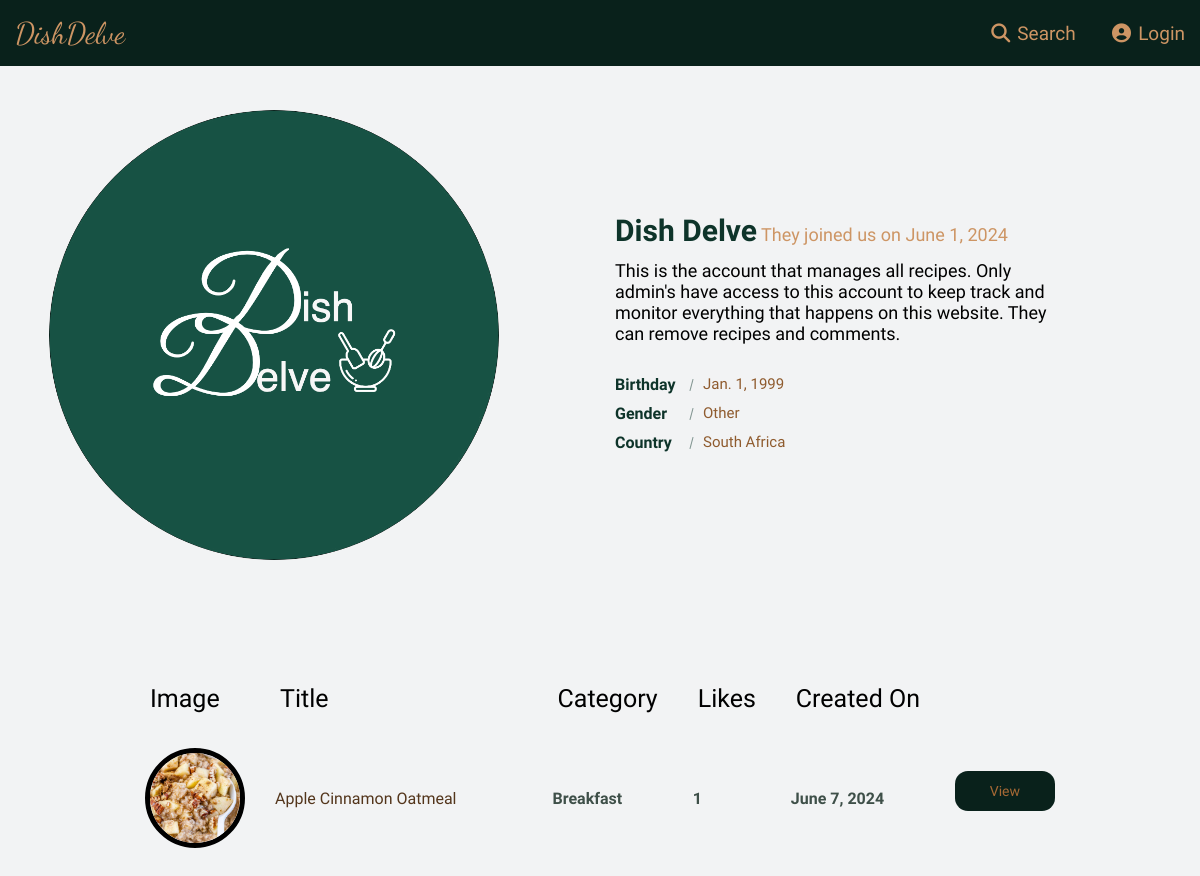
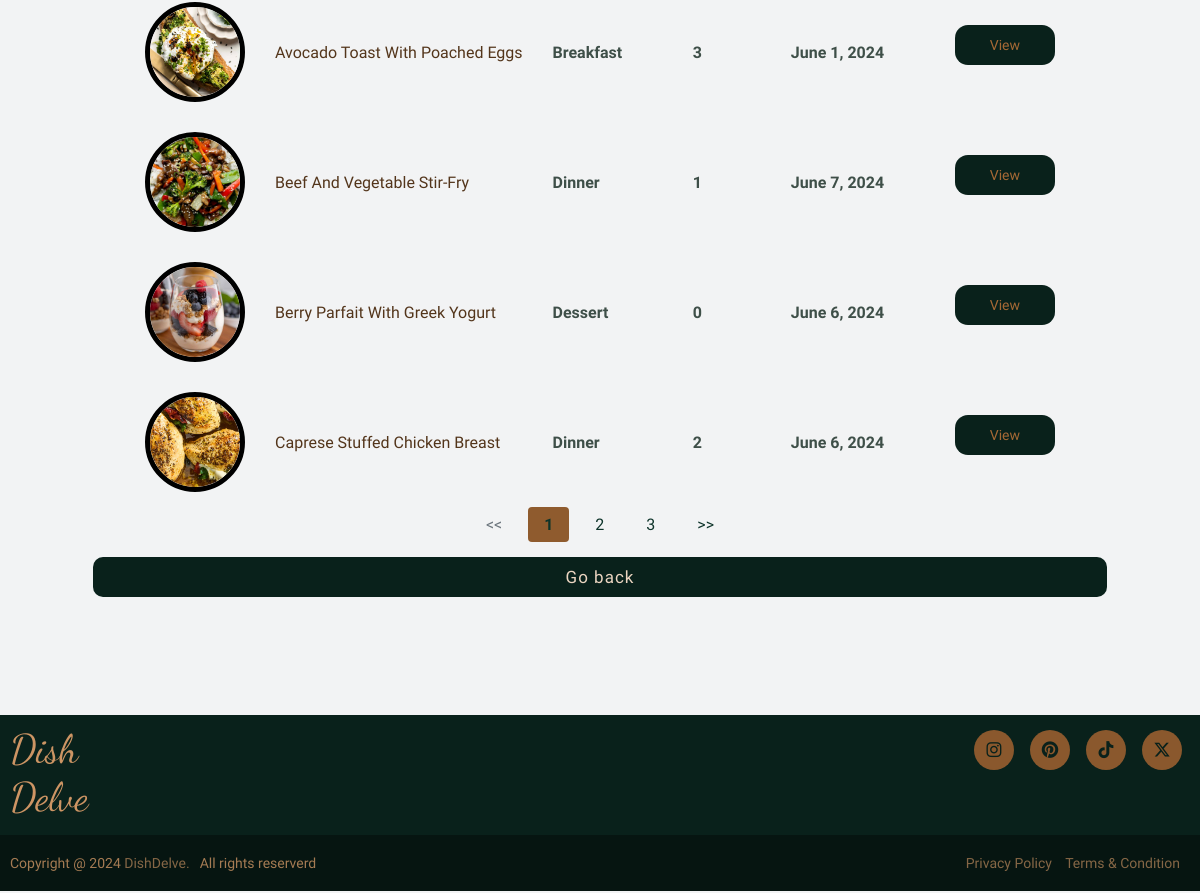
The app's page /user-view/1/ with its own data (2 pictures, top to bottom).
### recipes/models.py (models this page shows, shortened)
class User(AbstractBaseUser, PermissionsMixin):
    email = models.EmailField(unique=True, help_text="Email address of user which is unique in database")
    first_name = models.CharField(max_length=50, help_text="First name of user")
    last_name = models.CharField(max_length=50, help_text="Last name of user")
    profile_picture = models.ImageField(upload_to='user_profile/', null=True, blank=True, help_text="Profile picture of user")
    bio = models.TextField(null=True, blank=True, help_text="Short bio of user when another user views profile")
    is_active = models.BooleanField(default=True, help_text="Whether user is active")
    is_staff = models.BooleanField(default=False, help_text="Whether user is staff")
    date_joined = models.DateTimeField(auto_now_add=True, help_text="Date the account was created")
    date_of_birth = models.DateField(null=True, blank=True, help_text="Date of birth of user")
    gender = models.CharField(max_length=10, choices=GENDER_CHOICE, null=True, blank=True, help_text="Gender of user")
    country = models.CharField(max_length=80, choices=COUNTRY_CHOICES, null=True, blank=True, help_text="Country of user")
    objects = CustomUserManager()
    USERNAME_FIELD = 'email'
    REQUIRED_FIELDS = []

class RecipePosts(models.Model):
    title = models.CharField(max_length=60, help_text="Recipe Title/Name")
    category = models.CharField(max_length=10, help_text="Category of recipe")
    dish_description = models.TextField(help_text="The description of the recipe")
    servings = models.IntegerField(help_text="Number of servings")
    prep_time = models.CharField(max_length=10, help_text="Preparation time in a string format")
    cook_time = models.CharField(max_length=10, help_text="Cook time in a string format")
    ingredients = models.TextField(help_text="The ingredients to create the recipe. Split by '§' symbol.")
    directions = models.TextField(help_text="The directions to create the recipe. Split by '§' symbol.")
    food_image = models.ImageField(upload_to='food_images/', null=True, blank=True, help_text="Image of the Recipe")
    date_created = models.DateTimeField(auto_now_add=True, help_text="Date of creation set automatically")
    date_modified = models.DateTimeField(blank=True, null=True, help_text="Date of modification was made")
    uploaded_by = models.ForeignKey(User, on_delete=models.CASCADE, help_text="The user who created the recipe")
    tips = models.TextField(null=True, blank=True, help_text="Any tips for the recipe to make it better")
    @property
    def total_likes(self):
        return self.likes.count()

### recipes/views.py (the view)
# urls.py: path('user-view/<int:user_id>/', ViewUserView.as_view(), name='user_view'),
class ViewUserView(TemplateView):
    template_name = 'recipes/account_view.html'
    def get_context_data(self, **kwargs):
        context = super(ViewUserView, self).get_context_data(**kwargs)
        user_id = self.kwargs.get('user_id')
        page = self.request.GET.get('page', 1)
        context['user_profile'] = User.objects.filter(id=user_id).get()
        context['user'] = self.request.user
        context['recipes'] = custom_paginate_qs(RecipePosts.objects.filter(uploaded_by=user_id).order_by("title"), page)
        return context

### recipes/views.py (called while the page is built)
def custom_paginate_qs(qs, page, item_count: int = 5):
    paginator = Paginator(qs, item_count)
    try:
        paginated_qs = paginator.page(page)
    except PageNotAnInteger:
        paginated_qs = paginator.page(1)
    except EmptyPage:
        paginated_qs = paginator.page(paginator.num_pages)
    return paginated_qs

### recipes/templates/recipes/account_view.html (shortened to what this page needs)
{% extends "recipes/base.html" %}
{% load static %}
{% block links %}
    <link rel="stylesheet" type="text/css" href="{% static 'recipes/styles.css' %}">
    <link rel='stylesheet' href="{% static 'recipes/account.css' %}">
{% endblock %}
{% block content %}
    <div class="base-container">
        <div class="container">
            <div class="row align-items-center flex-row-reverse">
                <div class="col-lg-6">
                    <div class="about-text go-to">
                        <label class="title-account">{{ user_profile.first_name|title }} {{ user_profile.last_name|title }}</label>
                        <label class="sub-title-account">They joined us on {{ user_profile.date_joined.date }}</label>
                        {% if user_profile.bio %}
                            <p>{{ user_profile.bio }}</p>
                        {% else %}
                            <p>This user currently doesn't have a bio at the moment.</p>
                        {% endif %}
                        <div class="row about-list">
                            <div class="col-md-6">
                                <div class="media">
                                    <label>Birthday</label>
                                    <p>{{ user_profile.date_of_birth }}</p>
                                </div>
                                <div class="media">
                                    <label>Gender</label>
                                    <p>{{ user_profile.gender }}</p>
                                </div>
                                <div class="media">
                                    <label>Country</label>
                                    <p>{{ user_profile.country }}</p>
                                </div>
                            </div>
                        </div>
                    </div>
                </div>
                <div class="col-lg-6">
                    <div class="about-avatar">
                        {% if user_profile.profile_picture %}
                            <img class="account-profile-image" src="{{ user_profile.profile_picture.url }}" alt="Profile Picture">
                        {% else %}
                            <img class="account-profile-image" src="{% static 'recipes/default-profile-picture.png' %}" alt="Profile Picture">
                        {% endif %}
                    </div>
                </div>
            </div>
            <div class="add-container">
                <div class="base-container">
                    {% if recipes %}
                        <table class="product-display">
                            <thead>
                            <tr>
                                <th>Image</th>
                                <th>Title</th>
                                <th>Category</th>
                                <th>Likes</th>
                                <th>Created On</th>
                            </tr>
                            </thead>
                            {% for recipe in recipes %}
                                <tr>
                                    <td><img src="{{ recipe.food_image.url }}" height="100" width="100"
                                             alt="{{ recipe.title }}"></td>
                                    <td class="product"><a class="recipe-page"
                                                           href="{% url 'recipe_view' post_id=recipe.id %}">{{ recipe.title|title }}</a>
                                    </td>
                                    <td class="product">{{ recipe.category|title }}</td>
                                    <td class="product">{{ recipe.total_likes }}</td>
                                    <td class="product">{{ recipe.date_created.date }}</td>
                                    <td>
                                        <a href="{% url 'recipe_view' post_id=recipe.id %}" class="editbtn">View</a>
                                    </td>
                                </tr>
                            {% endfor %}
                        </table>
                        <div class="page-container">
                            {% if recipes.has_other_pages %}
                                {% if recipes.has_previous %}
                                    <a href="?page={{ recipes.previous_page_number }}"><<</a>
                                {% else %}
                                    <span class="disabled"><<</span>
                                {% endif %}
                                {% for i in recipes.paginator.page_range %}
                                    {% if recipes.number == i %}
                                        <span class="selected-page" href="?page={{ i }}">{{ i }}</span>
                                    {% else %}
                                        <a href="?page={{ i }}">{{ i }}</a>
                                    {% endif %}
                                {% endfor %}
                                {% if recipes.has_next %}
                                    <a href="?page={{ recipes.next_page_number }}">>></a>
                                {% else %}
                                    <span class="disabled">>></span>
                                {% endif %}
                            {% endif %}
                        </div>
                    {% else %}
                        This user has not uploaded any recipes yet!
                        <br>
                        Come back again to check if they have uploaded any.
                    {% endif %}
                    <button class="account-info-buttons" onclick="window.history.back()" type="button">Go back</button>
                </div>
            </div>
        </div>
    </div>
{% endblock %}

### recipes/static/recipes/styles.css (style rules this page uses)
* { margin: 0; padding: 0; box-sizing: border-box; font-family: 'Barlow Semi Condensed', sans-serif; }
body { position: relative; min-height: 100%; padding-bottom: 178px; background-color: #f2f3f4; display: flex; flex-direction: column; margin: 0; }
html { height: 100%; }
img { max-width: 100%; }
img { vertical-align: middle; border-style: none; }
.about-text p, .about-recipe { font-size: 18px; max-width: 450px; }
.about-list { padding-top: 10px; }
.about-list .media { padding: 5px 0; }
.about-list label:after { content: ""; position: absolute; top: 0; bottom: 0; right: 11px; width: 1px; height: 12px; background: #0e342a; -moz-transform: rotate(15deg); -o-transform: rotate(15deg); -ms-transform: rotate(15deg); -webkit-transform: rotate(15deg); transform: rotate(15deg); margin: auto; opacity: 0.5; }
.about-list p { margin: 0; font-size: 15px; color: #8f5b2e; }
.title-account { position: relative; font-size: 30px; font-weight: 600; color: #0e342a; }
.sub-title-account { margin-bottom: 15px; font-size: 18px; font-weight: 400; color: #cd9564; }
.account-info-buttons { width: 100%; margin-top: 15px; border: none; color: #ebd5c1; font-size: 17px; font-weight: 500; letter-spacing: 1px; padding: 10px; background-color: #09211b; display: flex; flex-direction: column; justify-content: center; align-items: center; border-radius: 10px; cursor: pointer; transition: all 0.2s ease-in-out; }
.about-avatar { display: flex; justify-content: center; align-items: center; overflow: hidden; border-radius: 50%; }
.account-profile-image { width: 100%; height: 100%; object-fit: cover; }
.about-avatar { width: 450px; height: 450px; }
.about-list label { color: #0e342a; font-weight: 600; width: 88px; margin: 0; position: relative; }
.page-container { display: flex; justify-content: center; }
.page-container a, .page-container span { display: inline-block; margin: 0 5px; padding: 8px 16px; text-decoration: none; color: #0e342a; border-radius: 4px; transition: background-color 0.3s, color 0.3s; }
.page-container .disabled { color: #6c757d; border-color: #6c757d; cursor: not-allowed; }
.product-display tr td img { border-radius: 50%; border: 5px solid black; }
.selected-page { font-weight: bold; color: white; background-color: #8f5b2e; }
.product-display { margin: auto; }
.product-display th { padding: 20px; font-weight: 500; font-size: 25px; }
.product-display td { padding: 15px; }
.product-display .recipe-page { text-decoration: none; cursor: pointer; color: #53351b; font-weight: 500; transition: all 0.2s ease; }
.product-display .product { color: #3e4f48; font-weight: 700; }
.add-container, .container-search { padding: 10px; margin: 0 auto; }
.base-container { padding: 34px; width: 100%; margin: 10px auto 20px; }
.editbtn, .deletebtn { width: 100px; height: 40px; display: flex; justify-content: center; align-items: center; background-color: #09211b; color: #a66935; cursor: pointer; border: none; font-size: 14px; border-radius: 13px; margin-bottom: 15px; text-decoration: none; transition: all 0.1s ease-in-out; }
.product-display tr td img { border-radius: 50%; border: 5px solid black; object-fit: cover; }

### records on screen
User: first_name "Dish", last_name "Delve", date_joined "June 1, 2024", bio "This is the account that manages all recipes. Only admin's have access to this account to keep track and monitor everything that happens on this website. They can remove recipes and comments.", date_of_birth "Jan. 1, 1999", gender "Other", country "South Africa", profile_picture (picture)
RecipePosts: food_image (picture), title "Apple Cinnamon Oatmeal", category "Breakfast", total_likes "1", date_created "June 7, 2024"
RecipePosts: food_image (picture), title "Avocado Toast With Poached Eggs", category "Breakfast", total_likes "3", date_created "June 1, 2024"
RecipePosts: food_image (picture), title "Beef And Vegetable Stir-Fry", category "Dinner", total_likes "1", date_created "June 7, 2024"
RecipePosts: food_image (picture), title "Berry Parfait With Greek Yogurt", category "Dessert", total_likes "0", date_created "June 6, 2024"
RecipePosts: food_image (picture), title "Caprese Stuffed Chicken Breast", category "Dinner", total_likes "2", date_created "June 6, 2024"

### other values on screen
{{ i }} "1"
{{ i }} "2" "3"
